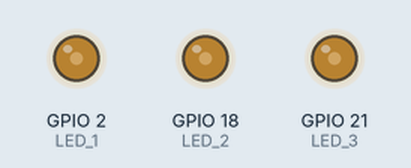
Recording of a sketch running on a simulated ESP32. Shown: output pins drawn as LEDs (lit = HIGH).

Above: at 0.05 s.
At 2.0 s:
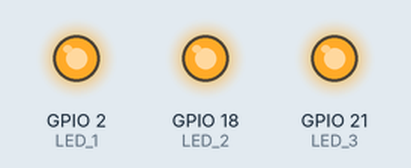
Timing chart, 0 to 4.6 s (numbered marks = the images above):
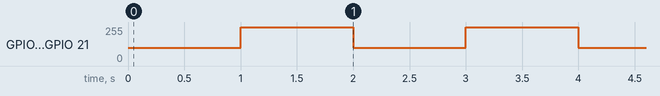

Measured:
- by itself, GPIO 2 (LED_1), GPIO 18 (LED_2), GPIO 21 (LED_3): alternates 255/255 for 1.0 s and 100/255 for 1.0 s

The sketch:

ESP32-PWM-LED-Control.ino
```cpp
#define LED_1 2   // Blue
#define LED_2 18   // Red
#define LED_3 21  // White
void setup() {
pinMode(LED_1, OUTPUT);
pinMode(LED_2, OUTPUT);
pinMode(LED_3, OUTPUT);
}
void loop() {
// All Dim (100)
analogWrite(LED_1, 100);
analogWrite(LED_2, 100);
analogWrite(LED_3, 100);
delay(1000);
// All Bright (255)
analogWrite(LED_1, 255);
analogWrite(LED_2, 255);
analogWrite(LED_3, 255);
delay(1000);
}
```
